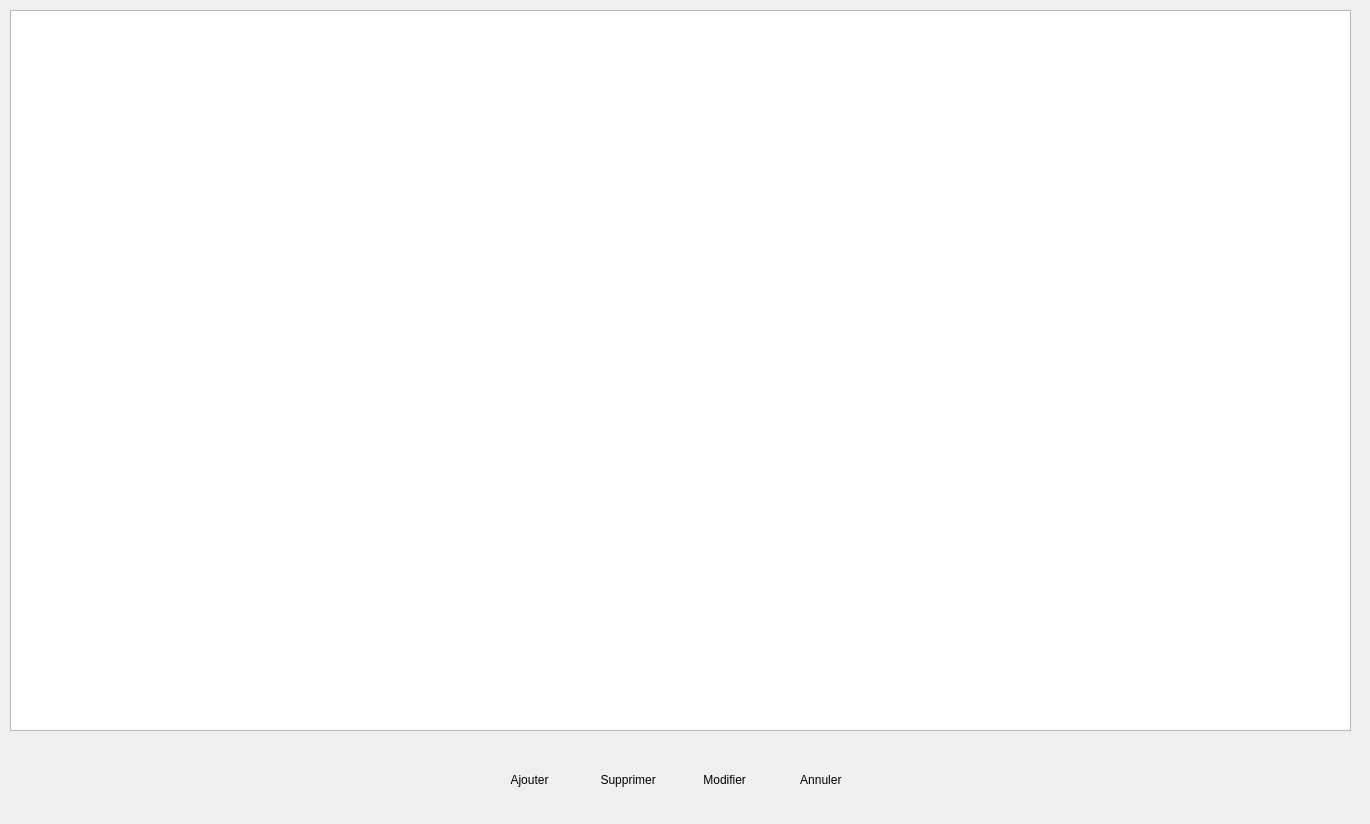
<?xml version="1.0" encoding="UTF-8"?>
<ui version="4.0">
 <class>WorkoutView</class>
 <widget class="QDialog" name="WorkoutView">
  <property name="geometry">
   <rect>
    <x>0</x>
    <y>0</y>
    <width>1370</width>
    <height>824</height>
   </rect>
  </property>
  <property name="windowTitle">
   <string>Mes équipements</string>
  </property>
  <widget class="QWidget" name="horizontalLayoutWidget">
   <property name="geometry">
    <rect>
     <x>10</x>
     <y>10</y>
     <width>1341</width>
     <height>721</height>
    </rect>
   </property>
   <layout class="QHBoxLayout" name="horizontalLayout">
    <property name="sizeConstraint">
     <enum>QLayout::SetNoConstraint</enum>
    </property>
    <item>
     <widget class="QTableView" name="twGears">
      <property name="sizePolicy">
       <sizepolicy hsizetype="MinimumExpanding" vsizetype="MinimumExpanding">
        <horstretch>0</horstretch>
        <verstretch>0</verstretch>
       </sizepolicy>
      </property>
      <property name="sizeAdjustPolicy">
       <enum>QAbstractScrollArea::AdjustToContents</enum>
      </property>
      <property name="editTriggers">
       <set>QAbstractItemView::NoEditTriggers</set>
      </property>
      <property name="alternatingRowColors">
       <bool>true</bool>
      </property>
      <property name="selectionMode">
       <enum>QAbstractItemView::SingleSelection</enum>
      </property>
      <property name="selectionBehavior">
       <enum>QAbstractItemView::SelectRows</enum>
      </property>
      <attribute name="horizontalHeaderCascadingSectionResizes">
       <bool>true</bool>
      </attribute>
      <attribute name="horizontalHeaderMinimumSectionSize">
       <number>50</number>
      </attribute>
      <attribute name="horizontalHeaderShowSortIndicator" stdset="0">
       <bool>false</bool>
      </attribute>
      <attribute name="horizontalHeaderStretchLastSection">
       <bool>false</bool>
      </attribute>
      <attribute name="verticalHeaderCascadingSectionResizes">
       <bool>true</bool>
      </attribute>
      <attribute name="verticalHeaderStretchLastSection">
       <bool>false</bool>
      </attribute>
     </widget>
    </item>
   </layout>
  </widget>
  <widget class="QWidget" name="horizontalLayoutWidget_2">
   <property name="geometry">
    <rect>
     <x>484</x>
     <y>740</y>
     <width>381</width>
     <height>80</height>
    </rect>
   </property>
   <layout class="QHBoxLayout" name="horizontalLayout_2">
    <item>
     <widget class="QPushButton" name="pbAdd">
      <property name="text">
       <string>Ajouter</string>
      </property>
      <property name="icon">
       <iconset resource="../ressources/ressources.qrc">
        <normaloff>:/bike/add.png</normaloff>:/bike/add.png</iconset>
      </property>
      <property name="iconSize">
       <size>
        <width>24</width>
        <height>24</height>
       </size>
      </property>
      <property name="flat">
       <bool>true</bool>
      </property>
     </widget>
    </item>
    <item>
     <widget class="QPushButton" name="pbDelete">
      <property name="text">
       <string> Supprimer</string>
      </property>
      <property name="icon">
       <iconset resource="../ressources/ressources.qrc">
        <normaloff>:/bike/delete.png</normaloff>:/bike/delete.png</iconset>
      </property>
      <property name="iconSize">
       <size>
        <width>24</width>
        <height>24</height>
       </size>
      </property>
      <property name="flat">
       <bool>true</bool>
      </property>
     </widget>
    </item>
    <item>
     <widget class="QPushButton" name="pbEdit">
      <property name="text">
       <string> Modifier</string>
      </property>
      <property name="icon">
       <iconset resource="../ressources/ressources.qrc">
        <normaloff>:/bike/edit.png</normaloff>:/bike/edit.png</iconset>
      </property>
      <property name="iconSize">
       <size>
        <width>24</width>
        <height>24</height>
       </size>
      </property>
      <property name="flat">
       <bool>true</bool>
      </property>
     </widget>
    </item>
    <item>
     <widget class="QPushButton" name="pbQuit">
      <property name="text">
       <string> Annuler</string>
      </property>
      <property name="icon">
       <iconset resource="../ressources/ressources.qrc">
        <normaloff>:/bike/cancel.png</normaloff>:/bike/cancel.png</iconset>
      </property>
      <property name="iconSize">
       <size>
        <width>24</width>
        <height>24</height>
       </size>
      </property>
      <property name="flat">
       <bool>true</bool>
      </property>
     </widget>
    </item>
   </layout>
  </widget>
 </widget>
 <resources>
  <include location="../ressources/ressources.qrc"/>
 </resources>
 <connections/>
</ui>
